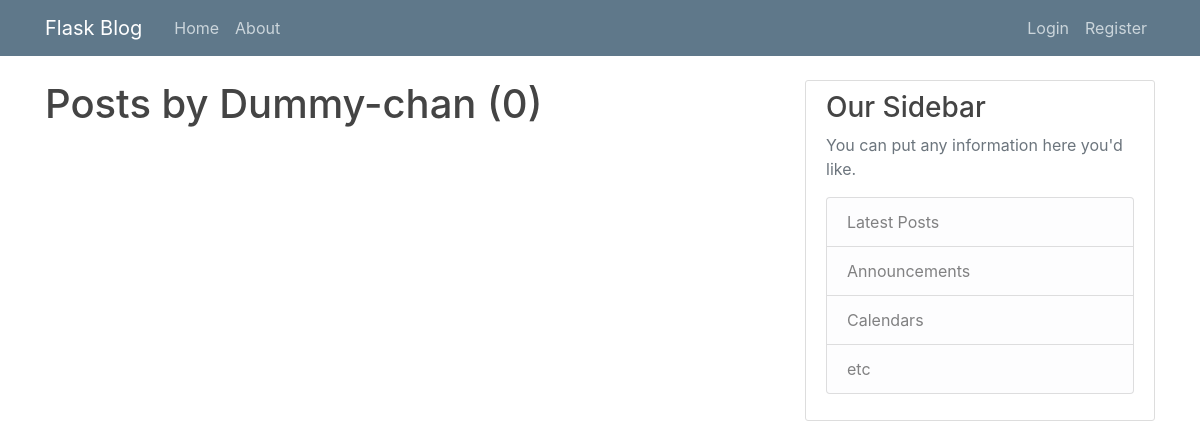
The app's page /user/Dummy-chan, older data.
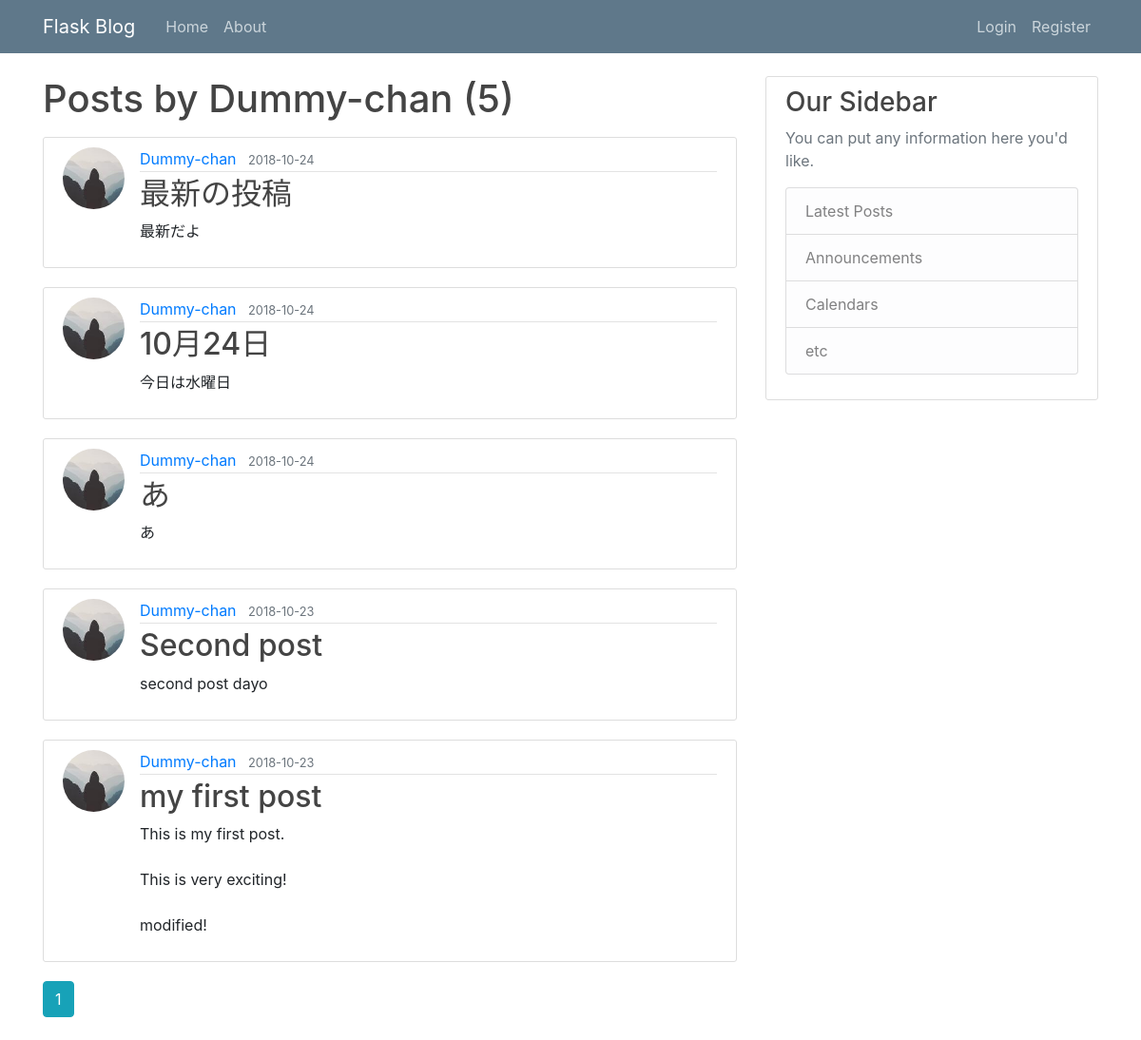
The same page, newer data.
### flaskblog/models.py (models this page shows, shortened)
class User(db.Model, UserMixin):
    id = db.Column(db.Integer, primary_key=True)
    username = db.Column(db.String(20), unique=True, nullable=False)
    email = db.Column(db.String(120), unique=True, nullable=False)
    image_file = db.Column(db.String(20), nullable=False, default='default.jpg')
    password = db.Column(db.String(60), nullable=False)
    posts = db.relationship('Post', backref='author', lazy=True)

class Post(db.Model):
    id = db.Column(db.Integer, primary_key=True)
    title = db.Column(db.String(100), nullable=False)
    date_posted = db.Column(db.DateTime, nullable=False, default=datetime.utcnow)
    content = db.Column(db.Text, nullable=False)
    user_id = db.Column(db.Integer, db.ForeignKey('user.id'), nullable=False)

### flaskblog/users/routes.py (the view)
@users.route("/user/<string:username>")
def user_posts(username):
    page = request.args.get('page', 1, type=int)
    user = User.query.filter_by(username=username).first_or_404()
    posts = Post.query.filter_by(author=user)\
            .order_by(Post.date_posted.desc())\
            .paginate(page=page, per_page=5)
    return render_template('user_posts.html', posts=posts, user=user)

### flaskblog/templates/user_posts.html
{% extends "layout.html" %}
{% block content %}
    <h1 class="mb-3">Posts by {{ user.username }} ({{ posts.total }})</h1>
    {% for post in posts.items %}
        <article class="media content-section">
          <img class="rounded-circle article-img" src="{{ url_for('static', filename='profile_pics/' + post.author.image_file)}}">
          <div class="media-body">
            <div class="article-metadata">
              <a class="mr-2" href="{{ url_for('users.user_posts', username=post.author.username) }}">{{ post.author.username }}</a>
              <small class="text-muted">{{ post.date_posted.strftime('%Y-%m-%d') }}</small>
            </div>
            <h2><a class="article-title" href="{{ url_for('posts.post', post_id=post.id) }}">{{ post.title }}</a></h2>
            <p class="article-content">{{ post.content }}</p>
          </div>
        </article>
    {% endfor %}
    {% for page_num in posts.iter_pages(left_edge=1, right_edge=1, left_current=1, right_current=2) %}
        {% if page_num %}
          {% if posts.page == page_num %}
            <a class="btn btn-info mb-4" href="{{ url_for('users.user_posts', username=user.username, page=page_num) }}">{{ page_num }}</a>
          {% else %}
            <a class="btn btn-outline-info mb-4" href="{{ url_for('users.user_posts', username=user.username, page=page_num) }}">{{ page_num }}</a>
          {% endif %}
        {% else %}
          ...
        {% endif %}
    {% endfor %}
{% endblock content %}

### flaskblog/templates/layout.html (shortened to what this page needs)
<!DOCTYPE html>
<html>
<head>
    <link rel="stylesheet" href="https://maxcdn.bootstrapcdn.com/bootstrap/4.0.0/css/bootstrap.min.css">
    <link rel="stylesheet" type="text/css" href="{{ url_for('static', filename='main.css') }}">
</head>
<body>
    <header class="site-header">
      <nav class="navbar navbar-expand-md navbar-dark bg-steel fixed-top">
        <div class="container">
          <a class="navbar-brand mr-4" href="/">Flask Blog</a>
          <div class="collapse navbar-collapse" id="navbarToggle">
            <div class="navbar-nav mr-auto">
              <a class="nav-item nav-link" href="{{ url_for('main.home')}}">Home</a>
              <a class="nav-item nav-link" href="{{ url_for('main.about')}}">About</a>
            </div>
            <div class="navbar-nav">
              {% if current_user.is_authenticated %}
              <a class="nav-item nav-link" href="{{ url_for('posts.new_post')}}">New Post</a>
              <a class="nav-item nav-link" href="{{ url_for('users.account')}}">Account</a>
              <a class="nav-item nav-link" href="{{ url_for('users.logout')}}">Logout</a>
              {% else %}
              <a class="nav-item nav-link" href="{{ url_for('users.login')}}">Login</a>
              <a class="nav-item nav-link" href="{{ url_for('users.register')}}">Register</a>
              {% endif %}
            </div>
          </div>
        </div>
      </nav>
    </header>
    <main role="main" class="container">
      <div class="row">
        <div class="col-md-8">
          {% block content %}{% endblock %}
        </div>
        <div class="col-md-4">
          <div class="content-section">
            <h3>Our Sidebar</h3>
            <p class='text-muted'>You can put any information here you'd like.
              <ul class="list-group">
                <li class="list-group-item list-group-item-light">Latest Posts</li>
                <li class="list-group-item list-group-item-light">Announcements</li>
                <li class="list-group-item list-group-item-light">Calendars</li>
                <li class="list-group-item list-group-item-light">etc</li>
              </ul>
            </p>
          </div>
        </div>
      </div>
    </main>
</body>
</html>

### flaskblog/static/main.css (style rules this page uses)
body { background: #111111 color: #333333; margin-top: 5rem; }
h1, h2, h3, h4, h5, h6 { color: #444444; }
.bg-steel { background-color: #5f788a; }
.site-header .navbar-nav .nav-link { color: #cbd5db; }
.content-section { background: #ffffff; padding: 10px 20px; border: 1px solid #dddddd; border-radius: 3px; margin-bottom: 20px; }
.article-title { color: #444444; }
.article-content { white-space: pre-line; }
.article-img { height: 65px; width: 65px; margin-right: 16px; }
.article-metadata { padding-bottom: 1px; margin-bottom: 4px; border-bottom: 1px solid #e3e3e3 }

Row changes from the older to the newer data that the page shows:
added Post: image_file (picture), author.username "Dummy-chan", date_posted "2018-10-24", title "最新の投稿", content "最新だよ"
added Post: image_file (picture), author.username "Dummy-chan", date_posted "2018-10-24", title "10月24日", content "今日は水曜日"
added Post: image_file (picture), author.username "Dummy-chan", date_posted "2018-10-24", title "あ", content "あ"
added Post: image_file (picture), author.username "Dummy-chan", date_posted "2018-10-23", title "Second post", content "second post dayo"
added Post: image_file (picture), author.username "Dummy-chan", date_posted "2018-10-23", title "my first post", content "This is my first post. This is very exciting! modified!"
Text that changed along with them:
{{ posts.total }}: "0" → "5"
new list line: "1"
